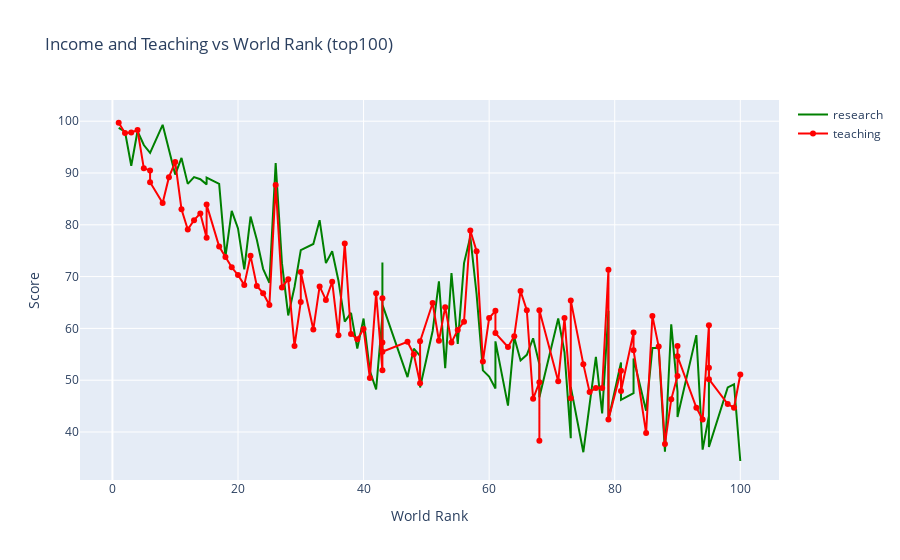

The notebook cell saved with this chart:
### Markdown cell above
Income doesn't seem to show much correlation either

### Code cell
df=timesData.iloc[:100,:]
trace1=go.Scatter(x=df.world_rank,y=df.research,
                  mode='lines',name='research',marker=dict(color='green'),text=df.university_name)
trace2=go.Scatter(x=df.world_rank,y=df.teaching, marker=dict(color='red'),mode='lines+markers',text=df.university_name,name='teaching')
data=[trace1,trace2]

layout=dict(title='Income and Teaching vs World Rank (top100)',
           xaxis=dict(title='World Rank'),yaxis=dict(title='Score',ticklen=5))

data=[trace1,trace2]
fig=dict(data=data,layout=layout)


iplot(fig)

### Figure 1 — Plotly figure (JSON) as saved in the notebook; plotly's stock layout.template omitted (floating-point values rounded to 4 significant figures)
{"data": [{"marker": {"color": "green"}, "mode": "lines", "name": "research", "text": ["Harvard University", "California Institute of Technology", "Massachusetts Institute of Technology", "Stanford University", "Princeton University", "University of Cambridge", "University of Oxford", "University of California, Berkeley", "Imperial College London", "Yale University", "University of California, Los Angeles", "University of Chicago", "Johns Hopkins University", "Cornell University", "ETH Zurich – Swiss Federal Institute of Technology Zurich", "University of Michigan", "University of Toronto", "Columbia University", "University of Pennsylvania", "Carnegie Mellon University", "University of Hong Kong", "University College London", "University of Washington", "Duke University", "Northwestern University", "University of Tokyo", "Georgia Institute of Technology", "Pohang University of Science and Technology", "University of California, Santa Barbara", "University of British Columbia", "University of North Carolina at Chapel Hill", "University of California, San Diego", "University of Illinois at Urbana-Champaign", "National University of Singapore", "McGill University", "University of Melbourne", "Peking University", "Washington University in St Louis", "École Polytechnique", "University of Edinburgh", "Hong Kong University of Science and Technology", "École Normale Supérieure", "Australian National University", "Karolinska Institute", "University of Göttingen", "University of Wisconsin", "Rice University", "École Polytechnique Fédérale de Lausanne", "University of California, Irvine", "University of Science and Technology of China", "Vanderbilt University", "University of Minnesota", "Tufts University", "University of California, Davis", "Brown University", "University of Massachusetts", "Kyoto University", "Tsinghua University", "Boston University", "New York University", "Emory University", "LMU Munich", "University of Notre Dame", "University of Pittsburgh", "Case Western Reserve University", "Ohio State University", "University of Colorado Boulder", "University of Bristol", "University of California, Santa Cruz", "Yeshiva University", "University of Sydney", "University of Virginia", "University of Adelaide", "University of Southern California", "William & Mary", "Trinity College Dublin", "King’s College London", "Stony Brook University", "Korea Advanced Institute of Science and Technology (KAIST)", "University of Sussex", "The University of Queensland", "University of York", "Heidelberg University", "University of Utah", "Durham University", "London School of Economics and Political Science", "University of Manchester", "Royal Holloway, University of London", "Lund University", "University of Southampton", "University of Zurich", "Wake Forest University", "McMaster University", "University College Dublin", "George Washington University", "University of Arizona", "University of Basel", "University of Maryland, College Park", "Dartmouth College", "École Normale Supérieure de Lyon"], "type": "scatter", "x": ["1", "2", "3", "4", "5", "6", "6", "8", "9", "10", "11", "12", "13", "14", "15", "15", "17", "18", "19", "20", "21", "22", "23", "24", "25", "26", "27", "28", "29", "30", "30", "32", "33", "34", "35", "36", "37", "38", "39", "40", "41", "42", "43", "43", "43", "43", "47", "48", "49", "49", "51", "52", "53", "54", "55", "56", "57", "58", "59", "60", "61", "61", "63", "64", "65", "66", "67", "68", "68", "68", "71", "72", "73", "73", "75", "76", "77", "78", "79", "79", "81", "81", "83", "83", "85", "86", "87", "88", "89", "90", "90", "90", "93", "94", "95", "95", "95", "98", "99", "100"], "y": [98.7, 98, 91.4, 98.1, 95.4, 94.1, 93.9, 99.3, 94.5, 89.7, 92.9, 87.9, 89.2, 88.8, 87.8, 89.1, 87.9, 73.8, 82.7, 79.3, 71.4, 81.6, 77.1, 71.5, 68.8, 91.9, 72.6, 62.5, 68, 74.8, 75.1, 76.3, 80.9, 72.6, 74.9, 69.2, 61.3, 63, 56.1, 61.9, 51.8, 48.2, 62.4, 72.7, 55.9, 64.6, 50.6, 56.1, 54.7, 48.6, 59.5, 69.1, 52.3, 70.7, 57, 72.6, 77.7, 66.6, 51.9, 50.7, 48.4, 57.5, 45.1, 58.3, 53.8, 54.9, 58.1, 53.1, 50.4, 46.7, 61.9, 55.4, 38.8, 48.7, 36.1, 45.3, 54.5, 43.6, 63.4, 42.4, 53.4, 46.2, 47.5, 54.2, 44.1, 56.2, 56.2, 36.2, 60.8, 47.8, 47, 42.9, 58.7, 36.6, 43.1, 52.2, 37.1, 48.6, 49.2, 34.4]}, {"marker": {"color": "red"}, "mode": "lines+markers", "name": "teaching", "text": ["Harvard University", "California Institute of Technology", "Massachusetts Institute of Technology", "Stanford University", "Princeton University", "University of Cambridge", "University of Oxford", "University of California, Berkeley", "Imperial College London", "Yale University", "University of California, Los Angeles", "University of Chicago", "Johns Hopkins University", "Cornell University", "ETH Zurich – Swiss Federal Institute of Technology Zurich", "University of Michigan", "University of Toronto", "Columbia University", "University of Pennsylvania", "Carnegie Mellon University", "University of Hong Kong", "University College London", "University of Washington", "Duke University", "Northwestern University", "University of Tokyo", "Georgia Institute of Technology", "Pohang University of Science and Technology", "University of California, Santa Barbara", "University of British Columbia", "University of North Carolina at Chapel Hill", "University of California, San Diego", "University of Illinois at Urbana-Champaign", "National University of Singapore", "McGill University", "University of Melbourne", "Peking University", "Washington University in St Louis", "École Polytechnique", "University of Edinburgh", "Hong Kong University of Science and Technology", "École Normale Supérieure", "Australian National University", "Karolinska Institute", "University of Göttingen", "University of Wisconsin", "Rice University", "École Polytechnique Fédérale de Lausanne", "University of California, Irvine", "University of Science and Technology of China", "Vanderbilt University", "University of Minnesota", "Tufts University", "University of California, Davis", "Brown University", "University of Massachusetts", "Kyoto University", "Tsinghua University", "Boston University", "New York University", "Emory University", "LMU Munich", "University of Notre Dame", "University of Pittsburgh", "Case Western Reserve University", "Ohio State University", "University of Colorado Boulder", "University of Bristol", "University of California, Santa Cruz", "Yeshiva University", "University of Sydney", "University of Virginia", "University of Adelaide", "University of Southern California", "William & Mary", "Trinity College Dublin", "King’s College London", "Stony Brook University", "Korea Advanced Institute of Science and Technology (KAIST)", "University of Sussex", "The University of Queensland", "University of York", "Heidelberg University", "University of Utah", "Durham University", "London School of Economics and Political Science", "University of Manchester", "Royal Holloway, University of London", "Lund University", "University of Southampton", "University of Zurich", "Wake Forest University", "McMaster University", "University College Dublin", "George Washington University", "University of Arizona", "University of Basel", "University of Maryland, College Park", "Dartmouth College", "École Normale Supérieure de Lyon"], "type": "scatter", "x": ["1", "2", "3", "4", "5", "6", "6", "8", "9", "10", "11", "12", "13", "14", "15", "15", "17", "18", "19", "20", "21", "22", "23", "24", "25", "26", "27", "28", "29", "30", "30", "32", "33", "34", "35", "36", "37", "38", "39", "40", "41", "42", "43", "43", "43", "43", "47", "48", "49", "49", "51", "52", "53", "54", "55", "56", "57", "58", "59", "60", "61", "61", "63", "64", "65", "66", "67", "68", "68", "68", "71", "72", "73", "73", "75", "76", "77", "78", "79", "79", "81", "81", "83", "83", "85", "86", "87", "88", "89", "90", "90", "90", "93", "94", "95", "95", "95", "98", "99", "100"], "y": [99.7, 97.7, 97.8, 98.3, 90.9, 90.5, 88.2, 84.2, 89.2, 92.1, 83, 79.1, 80.9, 82.2, 77.5, 83.9, 75.8, 73.8, 71.8, 70.3, 68.4, 74, 68.2, 66.8, 64.5, 87.7, 67.9, 69.5, 56.6, 65.1, 70.9, 59.8, 68.1, 65.5, 69, 58.7, 76.4, 58.9, 57.9, 59.9, 50.4, 66.8, 51.9, 65.8, 57.3, 55.5, 57.4, 55, 49.4, 57.5, 64.9, 57.6, 64.1, 57.3, 59.7, 61.3, 78.9, 74.9, 53.6, 62, 63.4, 59.1, 56.4, 58.5, 67.2, 63.5, 46.4, 49.6, 38.3, 63.5, 49.8, 62, 46.5, 65.4, 53.1, 47.7, 48.5, 48.5, 71.3, 42.4, 51.8, 47.9, 59.2, 55.8, 39.8, 62.4, 56.5, 37.7, 46.3, 50.8, 56.6, 54.6, 44.7, 42.4, 60.6, 52.4, 50.2, 45.4, 44.7, 51.1]}], "layout": {"title": {"text": "Income and Teaching vs World Rank (top100)"}, "xaxis": {"title": {"text": "World Rank"}}, "yaxis": {"ticklen": 5, "title": {"text": "Score"}}}}
